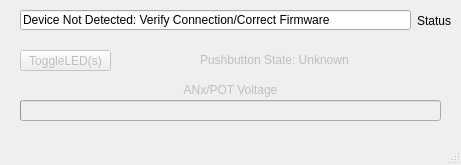
<?xml version="1.0" encoding="UTF-8"?>
<ui version="4.0">
 <class>DemoApp</class>
 <widget class="QMainWindow" name="DemoApp">
  <property name="geometry">
   <rect>
    <x>0</x>
    <y>0</y>
    <width>461</width>
    <height>165</height>
   </rect>
  </property>
  <property name="windowTitle">
   <string>DemoApp</string>
  </property>
  <widget class="QWidget" name="centralWidget">
   <widget class="QProgressBar" name="progressBar">
    <property name="enabled">
     <bool>false</bool>
    </property>
    <property name="geometry">
     <rect>
      <x>20</x>
      <y>100</y>
      <width>421</width>
      <height>21</height>
     </rect>
    </property>
    <property name="maximum">
     <number>1024</number>
    </property>
    <property name="value">
     <number>0</number>
    </property>
    <property name="textVisible">
     <bool>false</bool>
    </property>
   </widget>
   <widget class="QPushButton" name="pushButton">
    <property name="enabled">
     <bool>false</bool>
    </property>
    <property name="geometry">
     <rect>
      <x>20</x>
      <y>50</y>
      <width>91</width>
      <height>21</height>
     </rect>
    </property>
    <property name="text">
     <string>ToggleLED(s)</string>
    </property>
   </widget>
   <widget class="QLabel" name="pushbuttonStatus">
    <property name="enabled">
     <bool>false</bool>
    </property>
    <property name="geometry">
     <rect>
      <x>200</x>
      <y>50</y>
      <width>231</width>
      <height>20</height>
     </rect>
    </property>
    <property name="cursor">
     <cursorShape>ArrowCursor</cursorShape>
    </property>
    <property name="inputMethodHints">
     <set>Qt::ImhNone</set>
    </property>
    <property name="frameShadow">
     <enum>QFrame::Plain</enum>
    </property>
    <property name="text">
     <string>Pushbutton State: Unknown</string>
    </property>
    <property name="alignment">
     <set>Qt::AlignLeading|Qt::AlignLeft|Qt::AlignVCenter</set>
    </property>
   </widget>
   <widget class="QLabel" name="label_2">
    <property name="enabled">
     <bool>false</bool>
    </property>
    <property name="geometry">
     <rect>
      <x>30</x>
      <y>80</y>
      <width>401</width>
      <height>20</height>
     </rect>
    </property>
    <property name="text">
     <string>ANx/POT Voltage</string>
    </property>
    <property name="alignment">
     <set>Qt::AlignCenter</set>
    </property>
   </widget>
   <widget class="QLabel" name="label_3">
    <property name="enabled">
     <bool>true</bool>
    </property>
    <property name="geometry">
     <rect>
      <x>410</x>
      <y>10</y>
      <width>41</width>
      <height>21</height>
     </rect>
    </property>
    <property name="text">
     <string>Status</string>
    </property>
    <property name="alignment">
     <set>Qt::AlignRight|Qt::AlignTrailing|Qt::AlignVCenter</set>
    </property>
   </widget>
   <widget class="QLineEdit" name="deviceConnectedStatus">
    <property name="enabled">
     <bool>true</bool>
    </property>
    <property name="geometry">
     <rect>
      <x>20</x>
      <y>10</y>
      <width>391</width>
      <height>20</height>
     </rect>
    </property>
    <property name="text">
     <string>Device Not Detected: Verify Connection/Correct Firmware</string>
    </property>
    <property name="readOnly">
     <bool>true</bool>
    </property>
   </widget>
  </widget>
  <widget class="QMenuBar" name="menuBar">
   <property name="geometry">
    <rect>
     <x>0</x>
     <y>0</y>
     <width>461</width>
     <height>23</height>
    </rect>
   </property>
  </widget>
  <widget class="QStatusBar" name="statusBar"/>
 </widget>
 <layoutdefault spacing="6" margin="11"/>
 <resources/>
 <connections/>
</ui>
